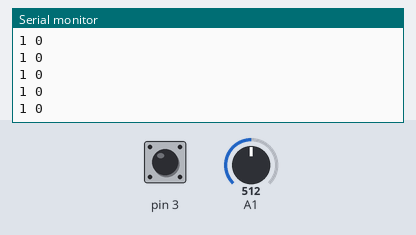
Recording of a sketch running on a simulated Arduino Uno, built with avr-gcc and run on an emulated ATmega328P. Parts: the last lines printed to the serial monitor. The inputs (shaded band) are chosen by the test bench; at power-on: A1 = 512, pin 3 HIGH.

Above: at 1.2 s.
1.3 s: A1 set to 716
At 2.3 s:
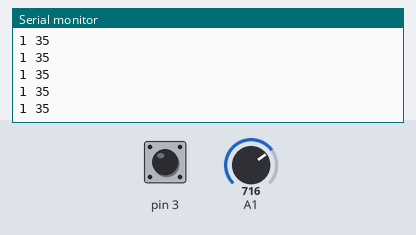
2.8 s: pin 3 pulled LOW for 0.15 s
5.9 s: A1 set to 900
At 6.5 s:
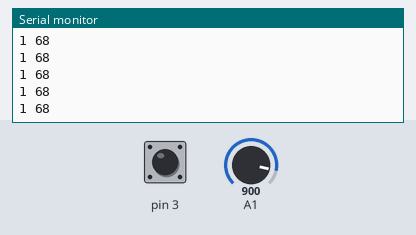
7.4 s: pin 3 pulled LOW for 1 s
Timing chart, 0 to 10.4 s (numbered marks = the images above; inputs shaded):
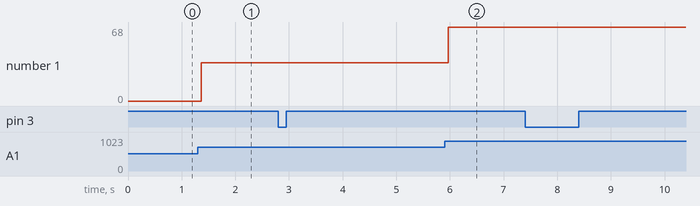

The sketch:

input_Arduino.ino
```cpp
int buttonInput = 0;
int inputRotation = 0;
int constrainedRotation = 0;

void setup() {
  Serial.begin(9600);
  pinMode(3, INPUT_PULLUP);
}

void loop() {
  readInput();
}

void readInput() {
  buttonInput = digitalRead(3);
  inputRotation = map(analogRead(A1), 0, 1024, -90, 90);
  constrainedRotation = constrain(inputRotation, -90, 90);
  Serial.println((String)buttonInput +" "+ constrainedRotation);
}
```

Measured:
- after the input at 1.3 s, the serial monitor: prints a new line after 0.07 s (image 1)
- after the input at 5.9 s, the serial monitor: prints a new line after 0.07 s (image 2)
- plotted number 1: 0 → 35 after the input at 1.3 s, 35 → 68 after the input at 5.9 s
